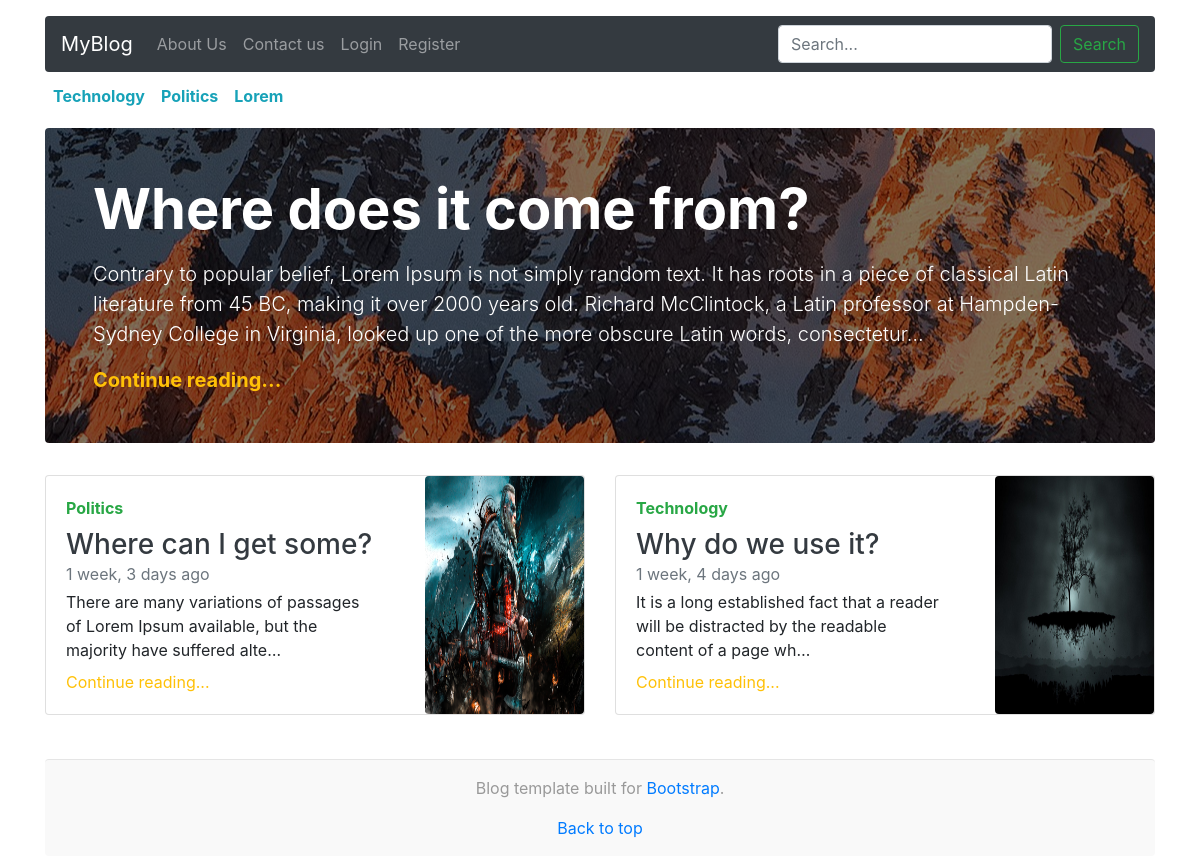
The app's page /, older data.
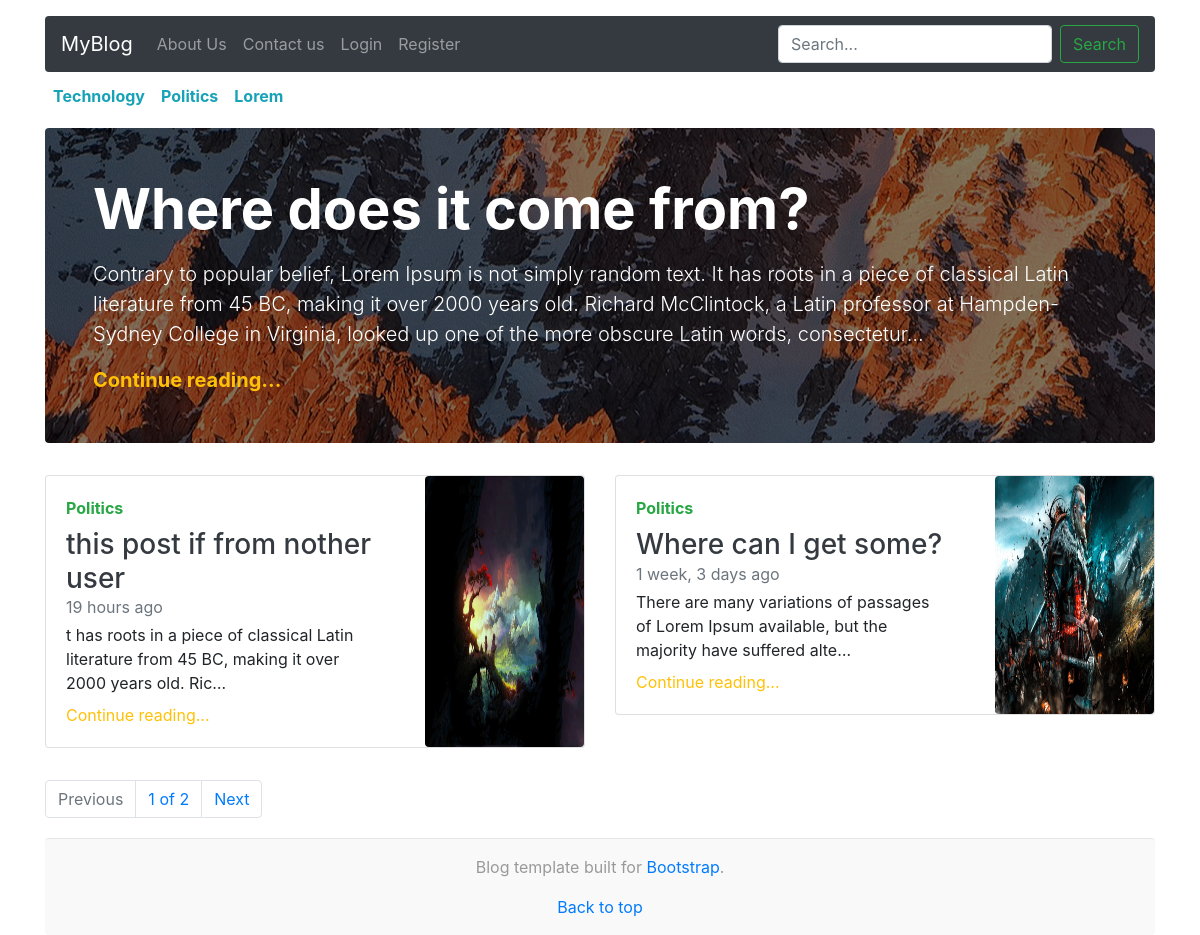
The same page, newer data.
### post/models.py (models this page shows, shortened)
class Category(models.Model):
    name = models.CharField(max_length=50, unique=True)
    slug = models.SlugField(max_length=50, null=True, blank=True)
    is_active = models.BooleanField(default=True)
    class Meta:
        verbose_name_plural = "Categories"
    def __str__(self):
        return self.name

class Blog_Post(models.Model):
    title = models.CharField(max_length=254, unique=True)
    slug = models.SlugField(max_length=254, unique=True)
    author = models.ForeignKey(User, on_delete=models.CASCADE)
    category = models.ForeignKey(Category, on_delete=models.CASCADE)
    content = models.TextField()
    image = models.ImageField(upload_to="posts/")
    created_at = models.DateTimeField(auto_now_add=True)
    is_active = models.BooleanField(default=True)
    is_featured = models.BooleanField(default=False)
    class Meta:
        verbose_name = "Blog Post"
        verbose_name_plural = "Blog Posts"

### post/views.py (the view)
# urls.py: path('', views.index, name="index"),
def index(request):
    search_category = request.GET.get('category',"")
    q = request.GET.get('q',"")
    if not search_category == "":
        posts = Blog_Post.objects.all().filter(
        category__name__icontains=search_category
        ).order_by("-created_at").exclude(is_featured=True)
        post_count = posts.count()
    elif not q == "":
        posts = Blog_Post.objects.all().filter(
        Q(title__icontains=q) |
        Q(author__username__icontains=q)
        ).order_by("-created_at")
        post_count = posts.count()
    else:
        posts = Blog_Post.objects.all().order_by("-created_at").exclude(is_featured=True)
        post_count = posts.count()
    categories = Category.objects.all().filter(is_active=True)
    paginator = Paginator(posts, 2)
    page_number = request.GET.get('page', 1)
    try:
        page_content = paginator.page(page_number)
    except PageNotAnInteger:
        page_content = paginator.page(1)
    except EmptyPage:
        page_content = paginator.page(paginator.num_pages)
    feature_post = Blog_Post.objects.all().filter(is_featured=True).order_by("-created_at")[:1]
    context = {
        'search_category':search_category,
        'categories':categories,
        'page_content':page_content,
        'feature_post':feature_post,
        'q':q,
        'post_count':post_count
    }
    return render(request, 'post/index.html', context)

### post/templates/post/index.html (shortened to what this page needs)
{% extends 'post/header.html'%}
{% load static %}
{% load humanize %}
{% block body %}
<div class="container">
    <div class="nav-scroller py-1 mb-2">
        <nav class="nav d-flex justify-content-start">
            {% for category in categories %}
            <a class="p-2 text-info font-weight-bold" href="?category={{category.slug}}">{{ category.name }}</a>
            {% endfor %}
        </nav>
    </div>
    {% if search_category == "" %}
    {% for feature in feature_post %}
    <div class="jumbotron p-3 p-md-5  rounded " style="background-image: linear-gradient(0deg, rgba(0,0,0,0.5), rgba(0, 0, 0, 0.5)),url('{{feature.image.url}}'); background-repeat: no-repeat;
    background-position: center; ">
        <div class="col-md-12 px-0">
            <h1 class="display-4 text-white font-weight-bold">{{feature.title}}</h1>
            <p class="lead my-3 text-white">{{feature.content|truncatechars:"300"}}</p>
            <p class="lead mb-0"><a href="{% url 'blog-details' feature.slug %}"
                    class="text-warning font-weight-bold">Continue reading...</a>
            </p>
        </div>
    </div>
    {% endfor %}
    {% endif %}
    <div class="row mb-2">
        {% if search_category == "" %}
        {% for post in page_content %}
        <div class="col-md-6">
            <div class="card flex-md-row mb-4 box-shadow h-md-250">
                <div class="row">
                    <div class="col-lg-8 col-md-12 col-sm-12">
                        <div class="card-body d-flex flex-column align-items-start">
                            <strong class="d-inline-block mb-2 text-success">{{post.category}}</strong>
                            <h3 class="mb-0">
                                <a class="text-dark" href="{% url 'blog-details' post.slug %}">
                                    {{post.title}}
                                </a>
                            </h3>
                            <div class="mb-1 text-muted">{{post.created_at|naturaltime}}</div>
                            <p class="card-text mb-auto">{{post.content|truncatechars:"100"}}</p>
                            <a href="{% url 'blog-details' post.slug %}" class="mt-2 text-warning">Continue
                                reading...</a>
                        </div>
                    </div>
                    <div class="col-lg-4 col-md-12 col-sm-12">
                        <img class="img-fluid rounded h-100 w-100" src="{{post.image.url}}" alt="{{post.title}}">
                    </div>
                </div>
            </div>
        </div>
        {% endfor %}
        {% endif %}
    </div>
    {% if page_content.has_other_pages %}
    <nav aria-label="Page navigation example">
        <ul class="pagination">
            {% if page_content.has_previous %}
            <li class="page-item"><a class="page-link" href="?page={{page_content.previous_page_number}}">Previous</a>
            </li>
            {% else %}
            <li class="page-item disabled"><a class="page-link disabled" href="#">Previous</a></li>
            {% endif %}
            <li class="page-item"><a class="page-link" href="#">{{page_content.number}} of
                    {{page_content.paginator.num_pages}}</a></li>
            {% if page_content.has_next %}
            <li class="page-item"><a class="page-link" href="?page={{page_content.next_page_number}}">Next</a>
            </li>
            {% else %}
            <li class="page-item disabled"><a class="page-link disabled" href="#">Next</a></li>
            {% endif %}
        </ul>
    </nav>
    {% endif %}
</div>
{% endblock body %}

### post/templates/post/header.html (shortened to what this page needs)
{% load static %}
<!DOCTYPE html>
<html lang="en">
    <head>
        <link rel="stylesheet" href="https://maxcdn.bootstrapcdn.com/bootstrap/4.0.0/css/bootstrap.min.css" />
    </head>
    <body>
        <div class="container mt-3">
            <nav class="navbar navbar-expand-lg navbar-dark bg-dark rounded justify-content-between">
                <a class="navbar-brand" href="/">MyBlog</a>
                <div class="collapse navbar-collapse" id="navbarSupportedContent">
                    <ul class="navbar-nav mr-auto">
                        <li class="nav-item ">
                            <a class="nav-link" href="#">About Us</a>
                        </li>
                        <li class="nav-item">
                            <a class="nav-link" href="#">Contact us </a>
                        </li>
                        {% if user.is_authenticated %}
                        <li class="nav-item dropdown">
                            <a class="nav-link dropdown-toggle" href="#" id="navbarDropdown" role="button"
                                data-toggle="dropdown" aria-haspopup="true" aria-expanded="false">
                                Welcome Back {{user.username|capfirst}}
                            </a>
                            <div class="dropdown-menu" aria-labelledby="navbarDropdown">
                                <a class="dropdown-item" href="{% url 'userprofile' %}">Profile</a>
                                <a class="dropdown-item" href="{% url 'create-post' %}">Create Blog</a>
                                <div class="dropdown-divider"></div>
                                <a class="dropdown-item" href="{% url 'logout' %}">Logout</a>
                            </div>
                        </li>
                        {% else %}
                        <li class="nav-item">
                            <a class="nav-link" href="{% url 'login' %}">Login </a>
                        </li>
                        <li class="nav-item">
                            <a class="nav-link" href="{% url 'register' %}">Register </a>
                        </li>
                        {% endif %}
                    </ul>
                    <form class="form-inline my-2 my-lg-0" action="/" method="GET">
                        <input required class="form-control mr-sm-2" name="q" type="search" placeholder="Search..."
                            aria-label="Search">
                        <button class="btn btn-outline-success my-2 my-sm-0" type="submit">Search</button>
                    </form>
                </div>
            </nav>
        </div>
        {% block body%} {% endblock body %}
        <div class="container mt-3">
            <footer class="blog-footer rounded">
                <p>Blog template built for <a href="#">Bootstrap</a>.</p>
                <p>
                    <a href="#">Back to top</a>
                </p>
            </footer>
        </div>
    </body>
</html>

### post/templates/post/header.html (style rules this page uses)
body { overflow-x: hidden; }
.blog-footer { margin-top: 20px; padding: 1rem 0; color: #999; text-align: center; background-color: #f9f9f9; border-top: .05rem solid #e5e5e5; }
.blog-footer p:last-child { margin-bottom: 0; }

Row changes from the older to the newer data that the page shows:
no longer on this page (row unchanged): Blog_Post: category "Technology", title "Why do we use it?", created_at "1 week, 4 days ago", content "It is a long established fact that a reader will be distracted by the readable content of a page wh…", image (picture)
added Blog_Post: category "Politics", title "this post if from nother user", created_at "19 hours ago", content "t has roots in a piece of classical Latin literature from 45 BC, making it over 2000 years old. Ric…", image (picture)
Text that changed along with them:
{{ page_content.number }}: (not shown) → "1"
{{ page_content.paginator.num_pages }}: (not shown) → "2"
text now shown: "Previous of Next"
